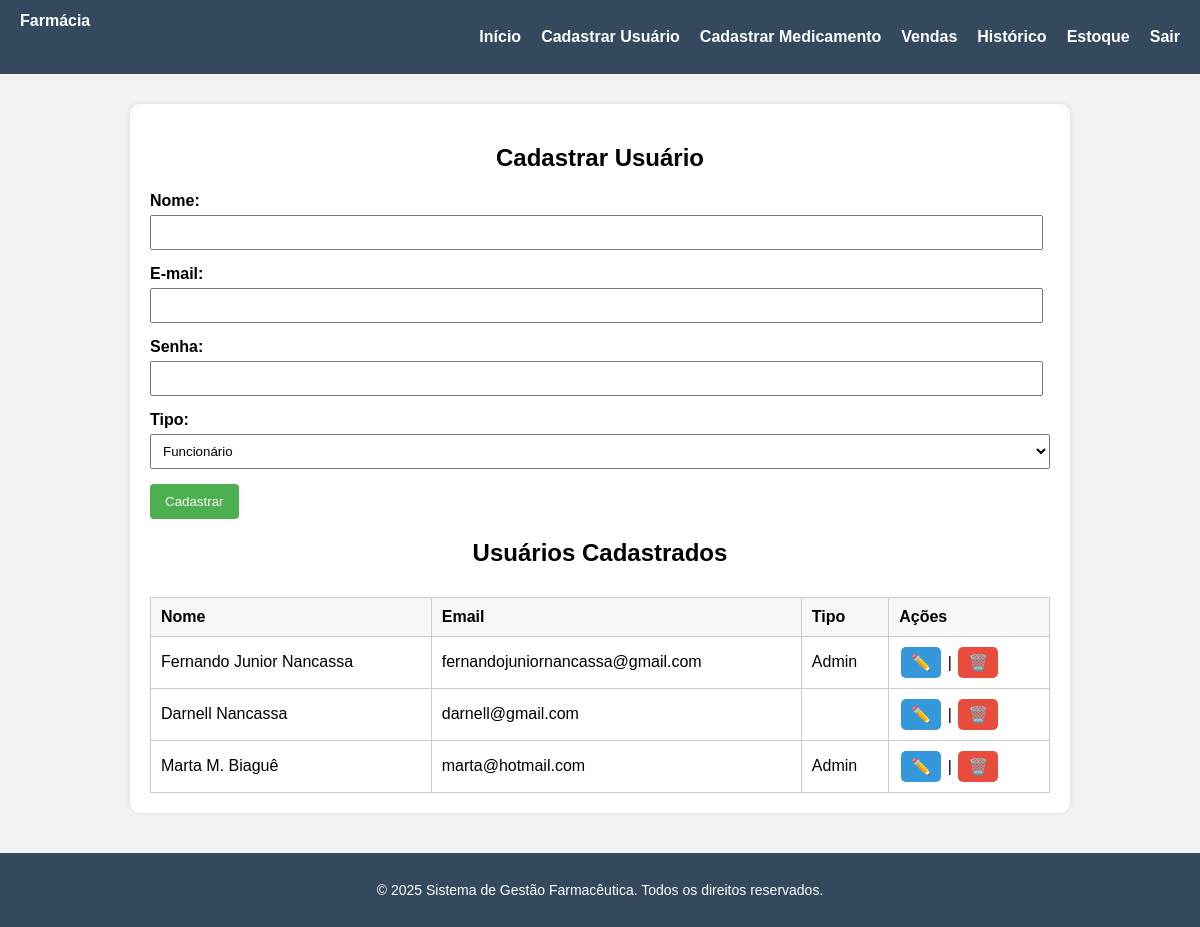
Page /cadastro_usuarios.php (signed in) on the committed database.
### tables this page shows
CREATE TABLE `usuarios` (
  `id` int(11) NOT NULL AUTO_INCREMENT,
  `nome` varchar(100) DEFAULT NULL,
  `email` varchar(255) DEFAULT NULL,
  `senha` varchar(255) DEFAULT NULL,
  `tipo_usuario` enum('admin','simples') NOT NULL,
  PRIMARY KEY (`id`)
);

### cadastro_usuarios.php (the view, shortened to what this page needs)
<?php
function conectar_banco() {
    $conn = new mysqli("localhost", "root", "", "farmacia");
    return $conn;
}
$conn = conectar_banco();
$usuario_editar = null;
$usuarios = $conn->query("SELECT * FROM usuarios");
?>
<!DOCTYPE html>
<html lang="pt">
<head>
</head>
<body>
<nav>
    <div><strong>Farmácia</strong></div>
    <ul>
        <li><a href="dashboard.php">Início</a></li>
        <li><a href="cadastro_usuarios.php">Cadastrar Usuário</a></li>
        <li><a href="cadastro_medicamento.php">Cadastrar Medicamento</a></li>
        <li><a href="venda.php">Vendas</a></li>
        <li><a href="historico.php">Histórico</a></li>
        <li><a href="estoque.php">Estoque</a></li>
        <li><a href="logout.php">Sair</a></li>
    </ul>
</nav>
<div class="container">
    <h2><?php echo $usuario_editar ? "Editar Usuário" : "Cadastrar Usuário"; ?></h2>
    <form method="post">
        <label>Nome:</label>
        <input type="text" name="nome" required value="<?php echo $usuario_editar['nome'] ?? ''; ?>">
        <label>E-mail:</label>
        <input type="email" name="email" required value="<?php echo $usuario_editar['email'] ?? ''; ?>">
        <?php if (!$usuario_editar): ?>
        <label>Senha:</label>
        <input type="password" name="senha" required>
        <?php endif; ?>
        <label>Tipo:</label>
        <select name="tipo_usuario">
            <option value="funcionario" <?php if (($usuario_editar['tipo_usuario'] ?? '') == 'funcionario') echo 'selected'; ?>>Funcionário</option>
        </select>
        <button type="submit" name="<?php echo $usuario_editar ? 'atualizar' : 'cadastrar'; ?>">
            <?php echo $usuario_editar ? 'Atualizar' : 'Cadastrar'; ?>
        </button>
    </form>
    <h2>Usuários Cadastrados</h2>
    <table>
        <thead>
            <tr>
                <th>Nome</th><th>Email</th><th>Tipo</th><th>Ações</th>
            </tr>
        </thead>
        <tbody>
            <?php while ($u = $usuarios->fetch_assoc()): ?>
            <tr>
                <td><?php echo $u['nome']; ?></td>
                <td><?php echo $u['email']; ?></td>
                <td><?php echo ucfirst($u['tipo_usuario']); ?></td>
                <td>
                <a href="?editar=<?php echo $u['id']; ?>" class="btn editar">✏️</a> |
                    <form method="post" style="display:inline">
                        <button type="submit" name="deletar" class="btn excluir" onclick="return confirm('Tem certeza que deseja excluir?')">🗑️</button>
                    </form>
                </td>
            </tr>
            <?php endwhile; ?>
        </tbody>
    </table>
</div>
</body>
<footer>
    <p>&copy; 2025 Sistema de Gestão Farmacêutica. Todos os direitos reservados.</p>
</footer>
</html>

### cadastro_usuarios.php (style rules this page uses)
body { font-family: Arial; margin: 0; background: #f2f2f2; }
nav { background: #34495e; color: white; padding: 12px 20px; display: flex; justify-content: space-between; }
nav ul { display: flex; list-style: none; gap: 20px; }
nav ul li a { color: white; text-decoration: none; font-weight: bold; }
.container { max-width: 900px; margin: 30px auto; background: #fff; padding: 20px; border-radius: 10px; box-shadow: 0 0 5px rgba(0,0,0,0.1); }
h2 { text-align: center; }
form label { display: block; margin-top: 15px; font-weight: bold; }
form select { width: 100%; padding: 8px; margin-top: 5px; }
input { width: 97%; padding: 8px; margin-top: 5px; }
button { padding: 10px 15px; margin-top: 15px; background: #4CAF50; color: white; border: none; cursor: pointer; border-radius: 4px; }
table { width: 100%; margin-top: 30px; border-collapse: collapse; }
th, td { padding: 10px; border: 1px solid #ccc; text-align: left; }
th { background-color: #f8f8f8; }
.btn { padding: 6px 10px; font-size: 16px; border: none; cursor: pointer; text-decoration: none; border-radius: 5px; margin: 0 2px; display: inline-block; }
.btn.editar { background-color: #3498db; color: white; }
.btn.excluir { background-color: #e74c3c; color: white; }
footer { background-color: #34495e; color: white; text-align: center; padding: 15px 0; margin-top: 40px; font-size: 14px; position: relative; bottom: 0; width: 100%; }

### rows in the picture
usuarios: nome "Fernando Junior Nancassa", email "fernandojuniornancassa@gmail.com", tipo_usuario "Admin"
usuarios: nome "Darnell Nancassa", email "darnell@gmail.com"
usuarios: nome "Marta M. Biaguê", email "marta@hotmail.com", tipo_usuario "Admin"
